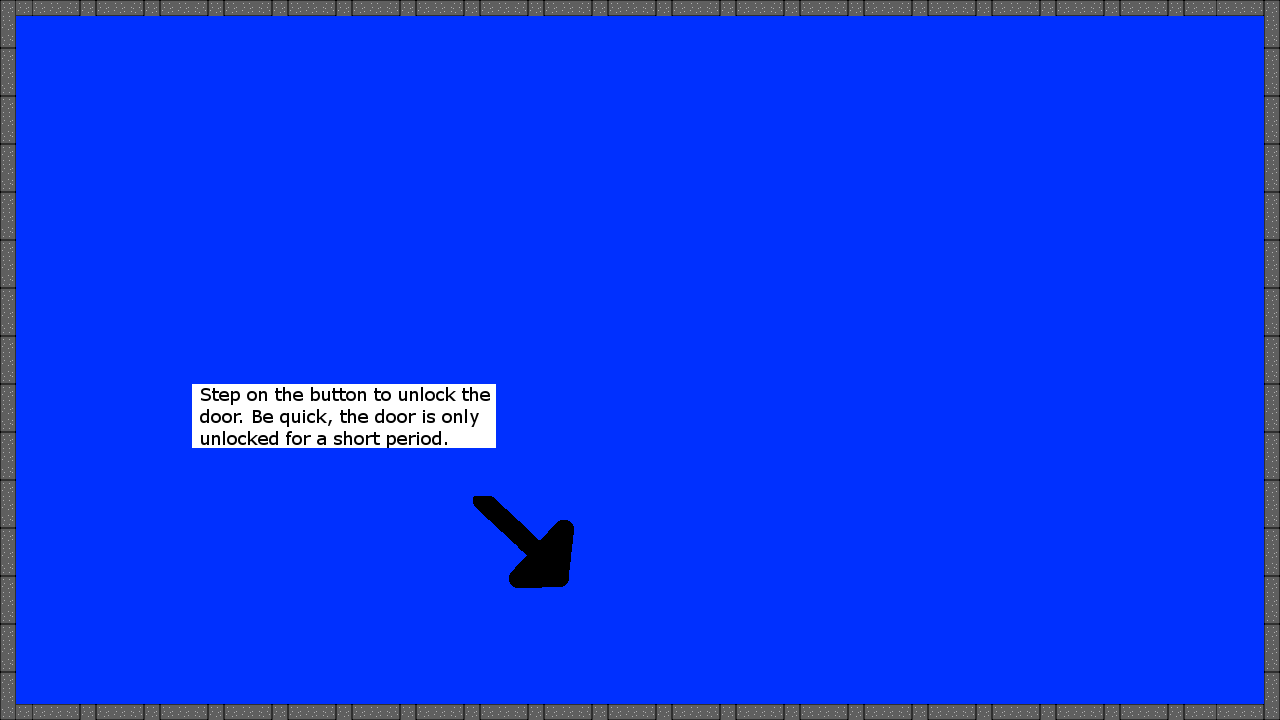

A level layout from a 2D game, rendered from its tile map. Below: a short description, then the map file with tile-grid data replaced by summaries:
An orthogonal 80x45 tile map with 16x16 px tiles, 1 tile layer (Tile Layer 1), 3 tilesets.

<map version="1.0" orientation="orthogonal" renderorder="right-down" width="80" height="45" tilewidth="16" tileheight="16">
 <tileset firstgid="1" name="button" tilewidth="16" tileheight="16">
  <image source="button.png" width="320" height="160" />
 </tileset>
 <tileset firstgid="201" name="straight arrow" tilewidth="16" tileheight="16">
  <image source="straight arrow.png" width="320" height="160" />
 </tileset>
 <tileset firstgid="401" name="concrete" tilewidth="16" tileheight="16">
  <image source="concrete.png" width="64" height="64" />
  <tile id="0">
   <properties>
    <property name="behavior" value="1" />
   </properties>
  </tile>
  <tile id="4">
   <properties>
    <property name="behavior" value="1" />
   </properties>
  </tile>
  <tile id="5">
   <properties>
    <property name="behavior" value="1" />
   </properties>
  </tile>
  <tile id="6">
   <properties>
    <property name="behavior" value="1" />
   </properties>
  </tile>
  <tile id="7">
   <properties>
    <property name="behavior" value="1" />
   </properties>
  </tile>
  <tile id="11">
   <properties>
    <property name="behavior" value="1" />
   </properties>
  </tile>
  <tile id="15">
   <properties>
    <property name="behavior" value="1" />
   </properties>
  </tile>
 </tileset>
 <layer name="Tile Layer 1" width="80" height="45">
  <data>[3600 cells, 3600 non-empty, 174 distinct tile ids]</data>
 </layer>
</map>
